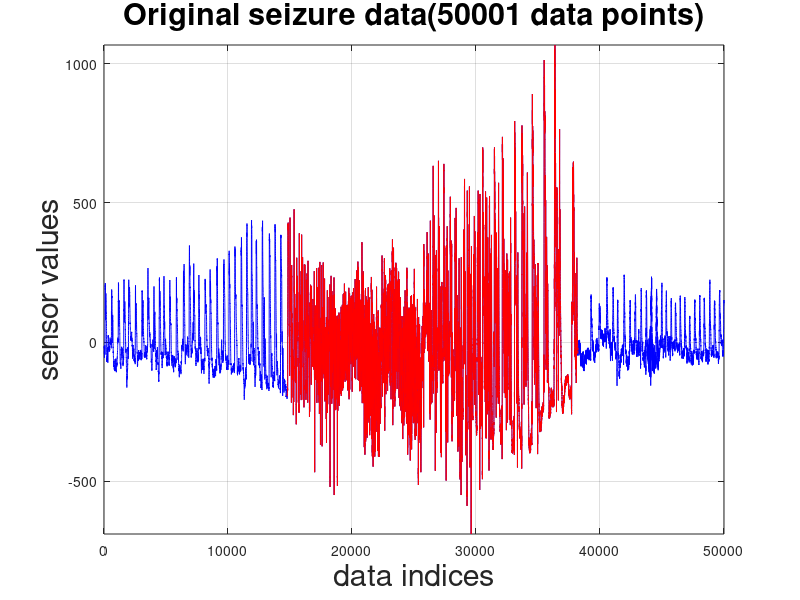
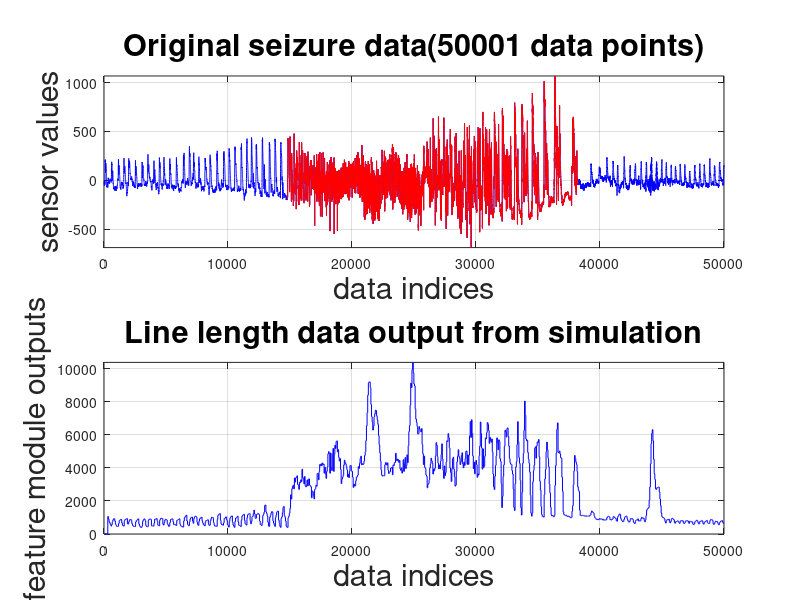
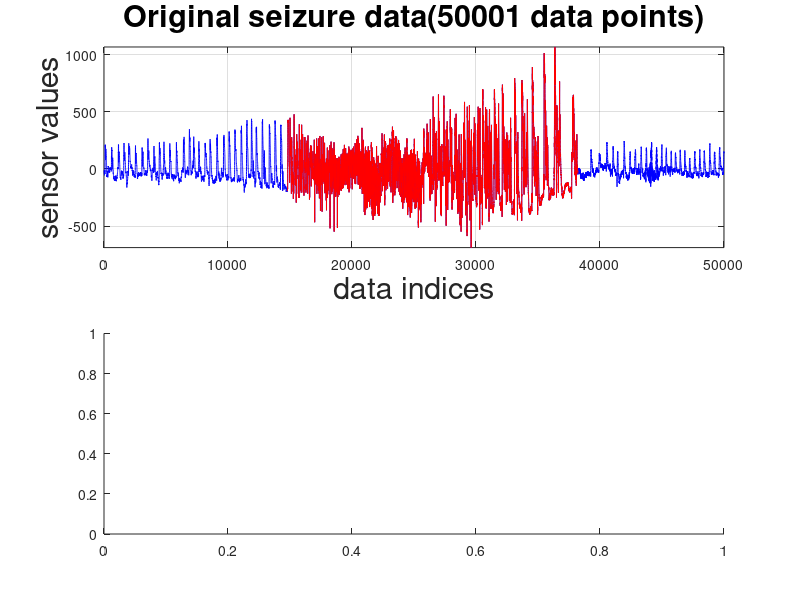

Here is the MATLAB script that generated these plots, in order: (Note: this script raises an error after producing the figures.)
load testdataint.mat;

t = 1:50001;
seizurefirst = find(seizuretag,1,'first');
seizurelast = find(seizuretag,1,'last');
vectorsize = seizurelast-seizurefirst+1;

t1 = linspace(seizurefirst,seizurelast,vectorsize);
seizuring = seizuredata(seizurefirst:seizurelast);
% deal with the data
%seizuring  = seizuretag.*seizuredata;

figure(1);

plot(t,seizuredata,'-b');
hold on;
plot(t1,seizuring,'-r');
title('Original seizure data(50001 data points)','FontSize',22);
xlabel('data indices','FontSize',22) % x-axis label
ylabel('sensor values','FontSize',22) % y-axis label
grid on;
axis([0 50001 min(seizuredata) max(seizuredata)]);

llth = zeros(1,50001) + 3000;
psth = zeros(1,50001) + 1e7;
neth = zeros(1,50001) + 250000;
dll = dlmread('llout.txt');
dps = dlmread('psout.txt');
dne = dlmread('neout.txt');


figure(2);
subplot(2,1,1); 
plot(t,seizuredata,'-b');
hold on;
plot(t1,seizuring,'-r');
title('Original seizure data(50001 data points)','FontSize',22);
xlabel('data indices','FontSize',22) % x-axis label
ylabel('sensor values','FontSize',22) % y-axis label
axis([0 50001 min(seizuredata) max(seizuredata)]);
grid on;

subplot(2,1,2);
plot(t,dll,'-b');
hold on;
%plot(t,llth,'-p');
title('Line length data output from simulation','FontSize',22);
xlabel('data indices','FontSize',22) % x-axis label
ylabel('feature module outputs','FontSize',22) % y-axis label
grid on;
axis([0 50001 min(dll) max(dll)]);

figure(3);
subplot(2,1,1); 
plot(t,seizuredata,'-b');
hold on;
plot(t1,seizuring,'-r');
title('Original seizure data(50001 data points)','FontSize',22);
xlabel('data indices','FontSize',22) % x-axis label
ylabel('sensor values','FontSize',22) % y-axis label
axis([0 50001 min(seizuredata) max(seizuredata)]);
grid on;

subplot(2,1,2);
plot(t,dps,'-b');
hold on;
%plot(t,psth,'-p');
title('Power spectrum data output from simulation','FontSize',22);
xlabel('data indices','FontSize',22) % x-axis label
ylabel('feature module outputs','FontSize',22) % y-axis label
grid on;
axis([0 50001 min(dps) max(dps)]);

figure(4);
subplot(2,1,1); 
plot(t,seizuredata,'-b');
hold on;
plot(t1,seizuring,'-r');
title('Original seizure data(50001 data points)','FontSize',22);
xlabel('data indices','FontSize',22) % x-axis label
ylabel('sensor values','FontSize',22) % y-axis label
axis([0 50001 min(seizuredata) max(seizuredata)]);
grid on;

subplot(2,1,2);
plot(t,dne,'-b');
hold on;
%plot(t,neth,'-p');
title('Nonlinear energy data output from simulation','FontSize',22);
xlabel('data indices','FontSize',22) % x-axis label
ylabel('feature module outputs','FontSize',22) % y-axis label
grid on;
axis([0 50001 min(dne) max(dne)]);